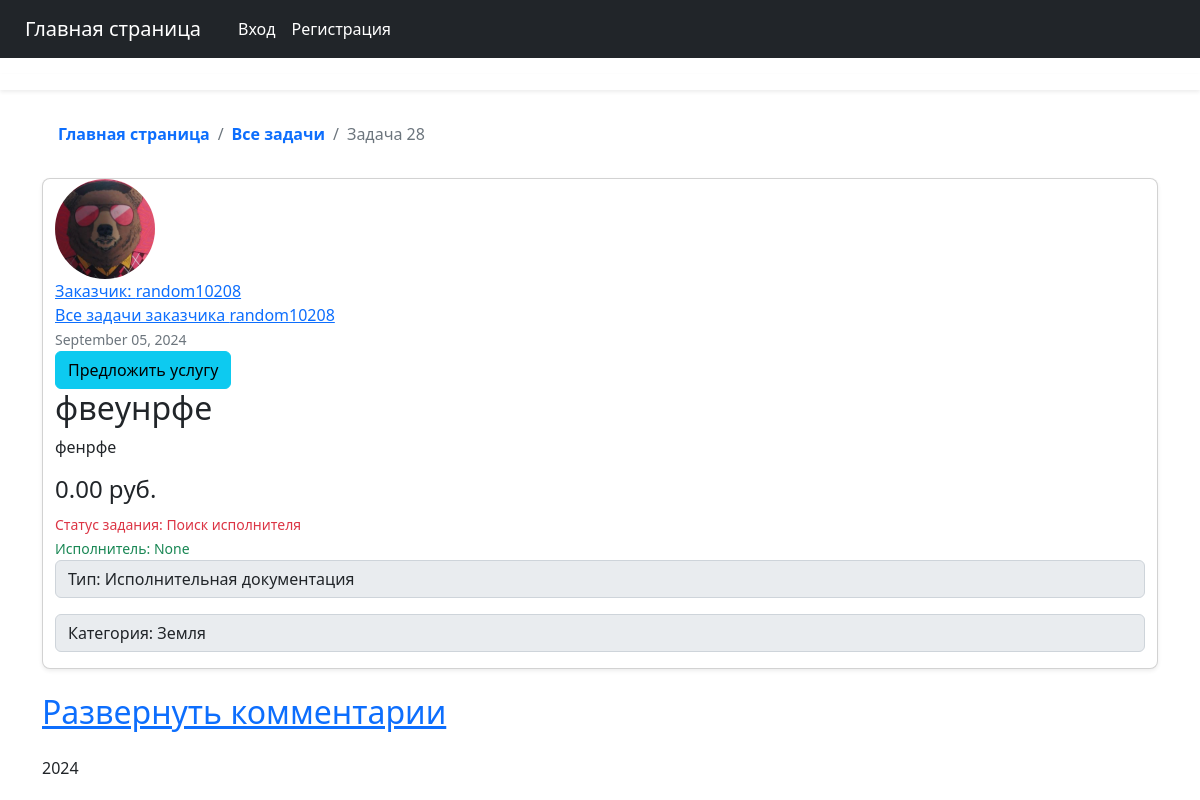
/task/28/task_detail, run on the app's committed database.
### searchwork/models.py (models this page shows, shortened)
class Task(models.Model):
    title = models.CharField(max_length=100)
    content = models.TextField()
    date_posted = models.DateTimeField(default=timezone.now)
    author = models.ForeignKey(User, on_delete=models.CASCADE, related_name="client_user")
    worker = models.ForeignKey(User, on_delete=models.SET_NULL, null=True, related_name="worker_user")
    status = models.CharField(max_length=200, choices=STATUS_CHOICES, default='Поиск исполнителя')
    budget = models.DecimalField(max_digits=18, decimal_places=2, default=0.00)
    type = models.CharField(max_length=200, choices=TYPE_CHOICES, null=False, default='Исполнительная документация')
    category = models.CharField(max_length=200, choices=CATEGORY_CHOICES, null=False, default='Земля')

### users/models.py (models this page shows, shortened)
class Profile(models.Model):
    user = models.OneToOneField(User, on_delete=models.CASCADE)
    image = models.ImageField(default='default.jpg', upload_to='profile_pics')

### searchwork/views.py (the view)
# urls.py: path('task/<int:pk>/task_detail', TaskDetailView.as_view(), name='task-detail'),
class TaskDetailView(DetailView):
    model = Task

### searchwork/templates/searchwork/task_detail.html
{% extends "searchwork/base_worker.html" %}
{% block content %}
<ol class="breadcrumb p-3 bg-body-tertiary rounded-3">
      <li class="breadcrumb-item">
        <a class="link-body-emphasis fw-semibold text-decoration-none" href="{% url 'searchwork-about' %}">Главная страница</a>
      </li>
  <li class="breadcrumb-item">
        <a class="link-body-emphasis fw-semibold text-decoration-none" href="{% url 'worker' %}">Все задачи</a>
      </li>
      <li class="breadcrumb-item active" aria-current="page">
        Задача {{ object.id }}
      </li>
    </ol>
<div class="card mb-4 rounded-3 shadow-sm">
  <article class="container">
    <img class="rounded-circle article-img" src="{{ object.author.profile.image.url }}" width="100" height="100" alt="аватар заказчика">
    <div class="media-body">
      <div class="article-metadata">
        <a class="mr-2" href="{% url 'client-profile' task.author.client.id %}">Заказчик: {{ task.author.username }}</a>
        <br/>
        <a class="mr-2" href="{% url 'user-tasks' object.author.username %}">Все задачи заказчика {{ object.author }}</a>
        <br/>
        <small class="text-muted">{{ object.date_posted|date:"F d, Y" }}</small>
          <div>
            <a class="btn btn-info" href="{% url 'candidate-create' object.id %}">Предложить услугу</a>
          </div>
      </div>
      <h2 class="article-title">{{ object.title }}</h2>
      <p class="article-content">{{ object.content }}</p>
      <h4 class="article-title">{{ object.budget }} руб.</h4>
      <small class="text-danger">Статус задания: {{ object.status }}</small><br>
      <small class="text-success">Исполнитель: {{ object.worker }}</small><br>
      <p class="input-group-text">Тип: {{ task.type }}</p>
      <p class="input-group-text">Категория: {{ task.category }}</p>
    </div>
  </article>
      </div>
<a class="mr-2" href="{% url 'comment-form' object.id %}"><h2>Развернуть комментарии</h2></a>
{% endblock content %}

### data on the page
Task: id "28", author.profile.image (picture), author.username "random10208", author "random10208", date_posted "September 05, 2024", title "фвеунрфе", content "фенрфе", budget "0.00", status "Поиск исполнителя", worker "None", type "Исполнительная документация", category "Земля"
